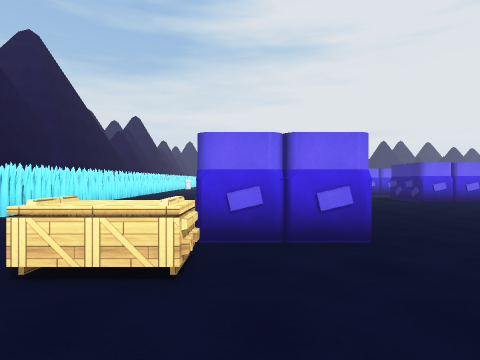
[1] (above)

24 first-person views from a walk through a 3-D level made in the Unity game engine. The camera is 1.4 m above the floor, looks level and sees 75° across. The floor is counted in squares, 2 m on a side. Each view is taken from the middle of a square. On the plan, view 1 faces up. The plan holds only what a view shows up to about 10 squares ahead; the rest is blank. The place goes on beyond the plan. Surface patterns are stand-ins for the level's own textures.

[2]
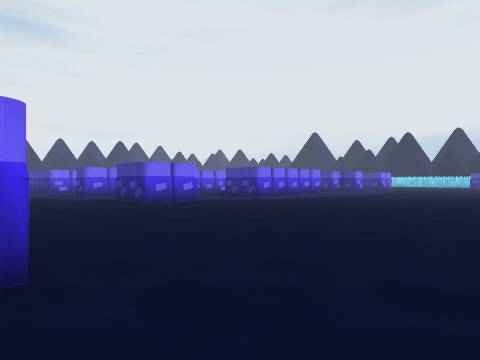

[3]
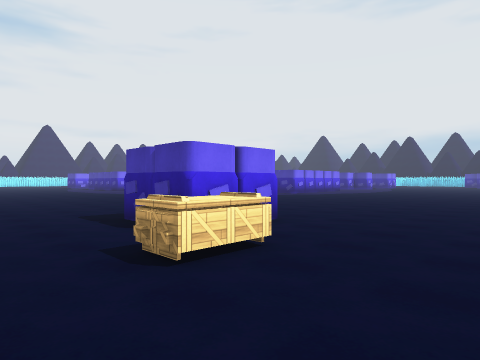

[4]
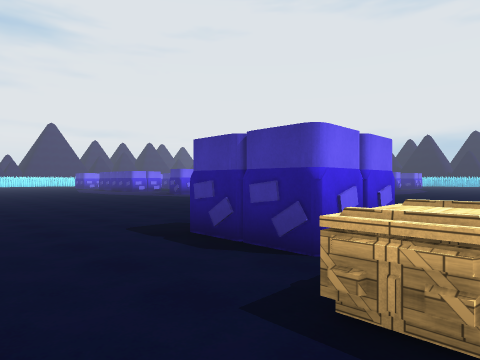

[5]
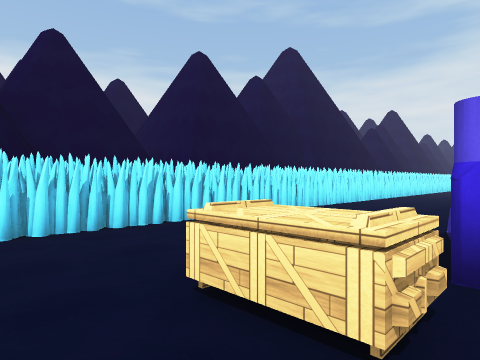

[6]
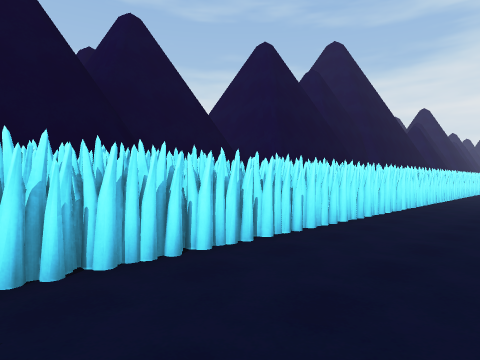

[7]
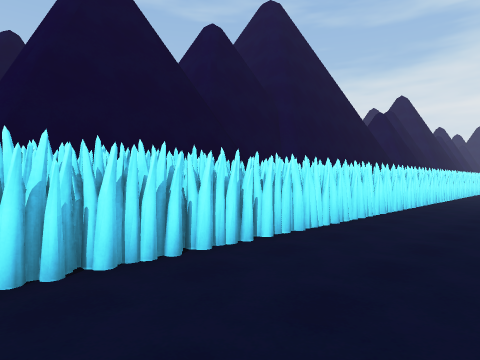

[8]
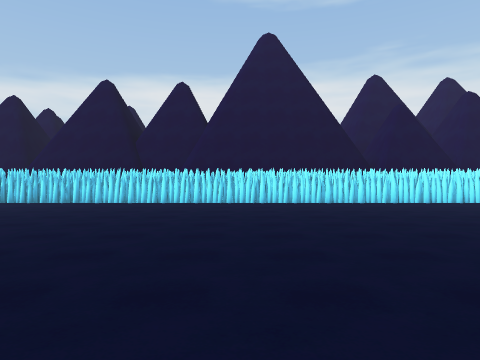

[9]
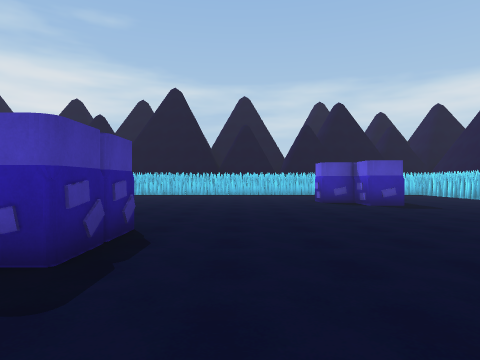

[10]
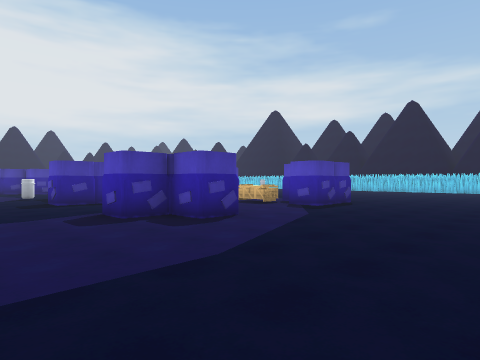

[11]
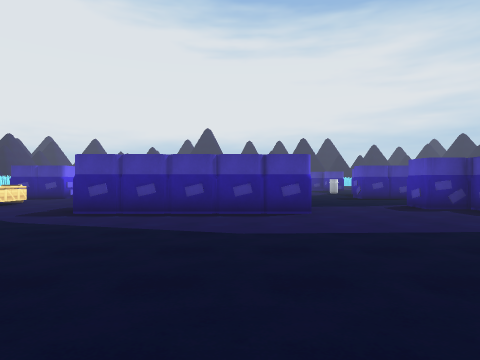

[12]
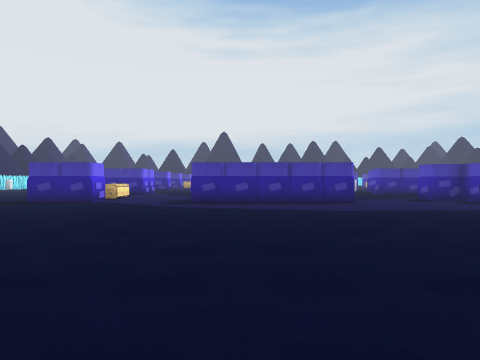

[13]
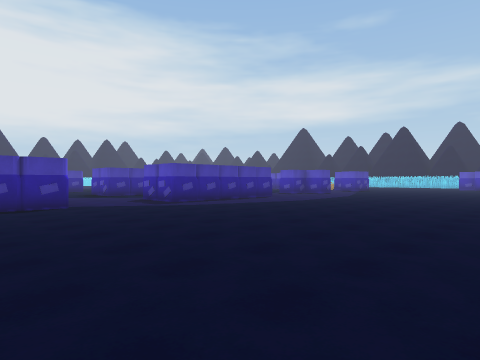

[14]
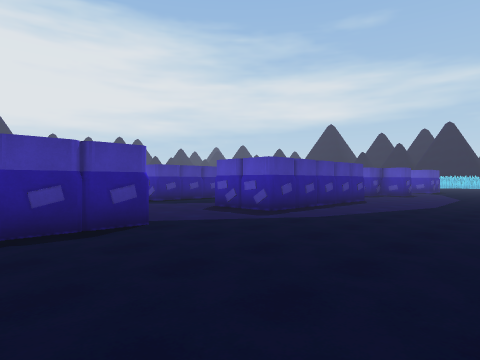

[15]
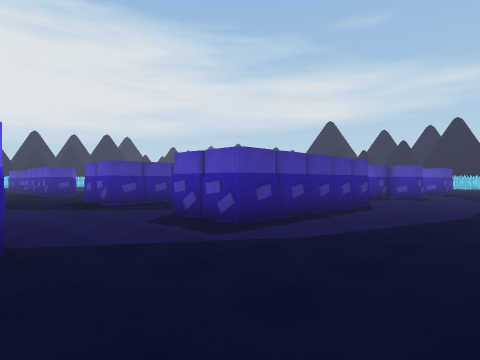

[16]
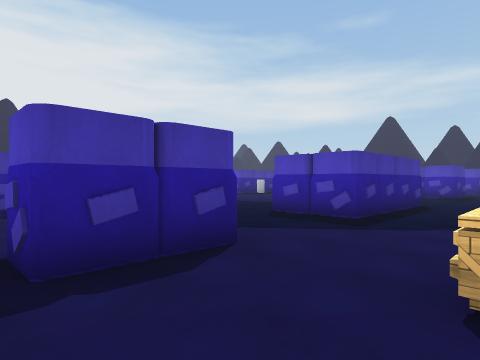

[17]
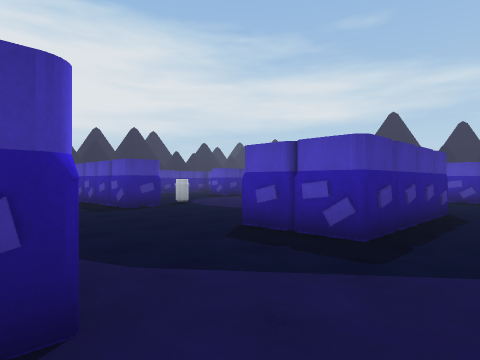

[18]
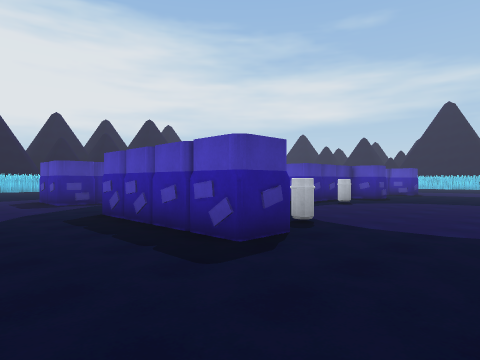

[19]
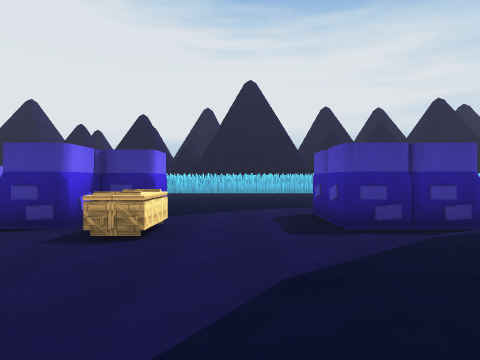

[20]
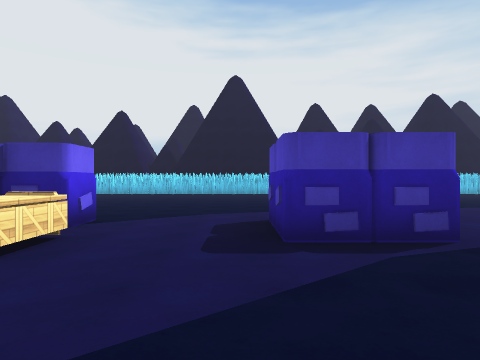

[21]
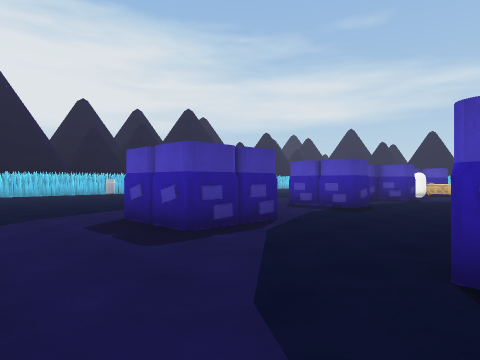

[22]
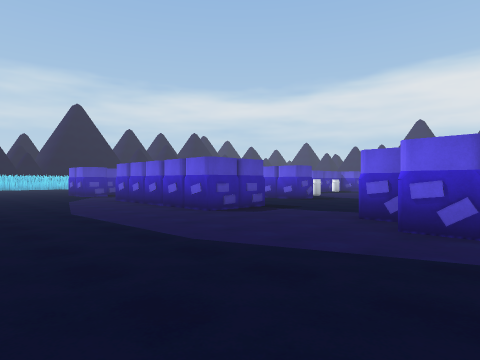

[23]
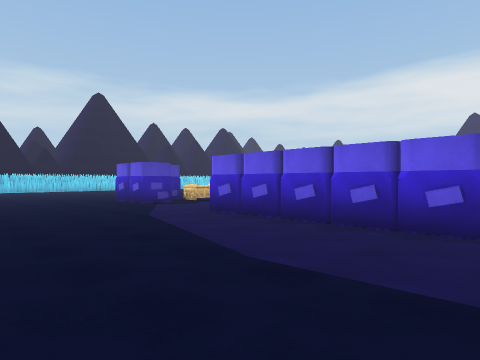

[24]
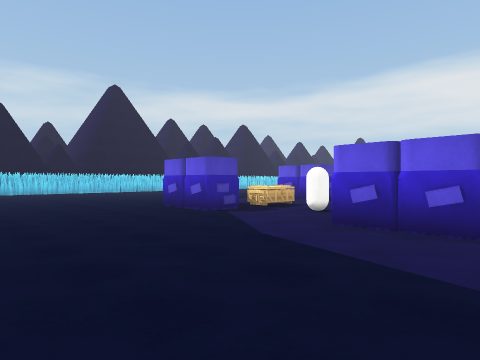

### Floor plan
Key: @ floor where view 1 was taken; # wall or solid block; . floor; C crate; O other object.
Columns run from 6 left of view 1 to 30 right of it. Each row starts with its distance up from view 1.
 30    .......... .....
 29    .........# ...#....#     ..##  ...
 28    .........#CC..#         ..CC#.....
 27    ...................... ...C.......
 26    ..................................
 25     .................................
 24    .........##...##....####...##.....
 23   ..........#  ..#  ...O   ...#......
 22    .........#  ..#   ...   ..........
 21     ........#  ..#   ....  ..........
 20     ........#  ...   ....  ..........
 19   ................   .....  ..##.....
 18   ................   ...O.# ...#.....
 17   ................   ....   ...#.....
 16 # ...........#...#    ..    .. #.....
 15 # ..........##   #             #.....
 14 # ...........                 .......
 13 # ............               .O......
 12 # ...........CC             .CC.....
 11 # ..........#CC             .CC#....
 10 # ..........##                 #....
  9 # ............                 .....
  8 #.#............                .....
  7 #.#.............                ....
  6 #.#..............                ..
  5 # #...#...........
  4 # #...##...........
  3 #.#..C.............
  2 #.#..C............
  1 #.#...........
  0 # #...@.

Where each view was taken, in squares from view 1:
view 1: 0 up, 0 right, facing up
view 2: 1 up, 1 right, facing up-right
view 3: 0 up, 3 left, facing up-right
view 4: 2 up, 3 left, facing up-right
view 5: 1 up, 0 right, facing up-left
view 6: 0 up, 2 left, facing up-left
view 7: 5 up, 2 left, facing up-left
view 8: 13 up, 5 right, facing left
view 9: 14 up, 4 right, facing down
view 10: 19 up, 1 right, facing down-right
view 11: 21 up, 1 left, facing right
view 12: 23 up, 4 left, facing right
view 13: 30 up, 3 left, facing down-right
view 14: 30 up, 1 right, facing down-right
view 15: 28 up, 2 right, facing down-right
view 16: 30 up, 8 right, facing down-right
view 17: 28 up, 9 right, facing down-right
view 18: 27 up, 14 right, facing down-right
view 19: 26 up, 19 right, facing right
view 20: 25 up, 20 right, facing right
view 21: 27 up, 20 right, facing down-right
view 22: 25 up, 30 right, facing down-left
view 23: 20 up, 30 right, facing down-left
view 24: 17 up, 30 right, facing down-left
